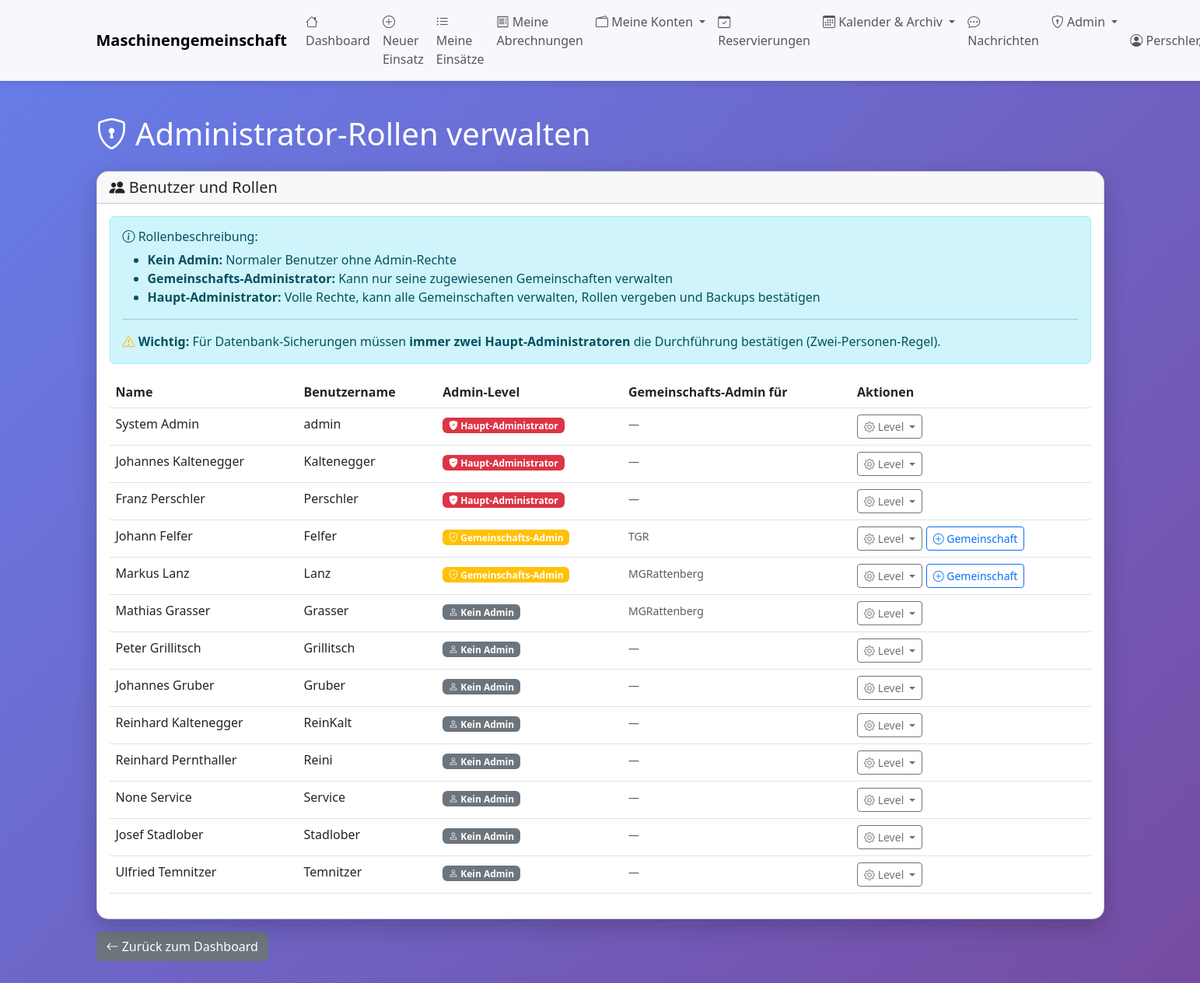
The page /admin/rollen (signed in) on the database its author committed.
### tables this page shows
CREATE TABLE benutzer (
    id INTEGER PRIMARY KEY AUTOINCREMENT,
    name TEXT NOT NULL,
    vorname TEXT,
    username TEXT UNIQUE,
    password_hash TEXT,
    adresse TEXT,
    telefon TEXT,
    email TEXT,
    mitglied_seit DATE,
    aktiv BOOLEAN DEFAULT 1,
    bemerkungen TEXT
, is_admin BOOLEAN DEFAULT 0, treibstoffkosten_preis REAL DEFAULT 1.50, backup_schwellwert INTEGER DEFAULT 50, letzter_treibstoffpreis REAL, admin_level INTEGER DEFAULT 0);

### web_app.py (the view)
@app.route('/admin/rollen')
@hauptadmin_required
def admin_rollen():
    with MaschinenDBContext(DB_PATH) as db:
        cursor = db.connection.cursor()
        cursor.execute("""
            SELECT b.id, b.name, b.vorname, b.username,
                   b.admin_level, b.is_admin,
                   GROUP_CONCAT(g.name, ', ') as gemeinschaften
            FROM benutzer b
            LEFT JOIN gemeinschafts_admin ga ON b.id = ga.benutzer_id
            LEFT JOIN gemeinschaften g ON ga.gemeinschaft_id = g.id
            WHERE b.aktiv = 1
            GROUP BY b.id, b.name, b.vorname, b.username, b.admin_level, b.is_admin
            ORDER BY b.admin_level DESC, b.name
        """)
        columns = [desc[0] for desc in cursor.description]
        benutzer = [dict(zip(columns, row)) for row in cursor.fetchall()]
        cursor.execute("SELECT * FROM gemeinschaften WHERE aktiv = 1 ORDER BY name")
        columns = [desc[0] for desc in cursor.description]
        gemeinschaften = [dict(zip(columns, row)) for row in cursor.fetchall()]
    return render_template('admin_rollen.html',
                         benutzer=benutzer,
                         gemeinschaften=gemeinschaften)

### database.py (called while the page is built)
    def connect(self):
        self.connection = sqlite3.connect(self.db_path)
        self.connection.row_factory = sqlite3.Row
        self.cursor = self.connection.cursor()

    def close(self):
        if self.connection:
            self.connection.close()

    def __enter__(self):
        self.connect()
        return self

    def __exit__(self, exc_type, exc_val, exc_tb):
        if exc_type is None:
            self.connection.commit()
        else:
            self.connection.rollback()
        self.close()
        return False

### web_app.py (called while the page is built)
def hauptadmin_required(f):
    @wraps(f)
    def decorated_function(*args, **kwargs):
        if 'benutzer_id' not in session:
            flash('Bitte melden Sie sich an.', 'warning')
            return redirect(url_for('login'))
        if not session.get('is_admin'):
            flash('Zugriff verweigert. Administrator-Rechte erforderlich.', 'danger')
            return redirect(url_for('dashboard'))
        if session.get('admin_level', 0) < 2:
            flash('Zugriff verweigert. Haupt-Administrator-Rechte erforderlich.', 'danger')
            return redirect(url_for('dashboard'))
        return f(*args, **kwargs)
    return decorated_function

### templates/admin_rollen.html (shortened to what this page needs)
{% extends "base.html" %}
{% block content %}
<div class="row mt-4">
    <div class="col-12">
        <h1 class="text-white mb-4">
            <i class="bi bi-shield-lock"></i> Administrator-Rollen verwalten
        </h1>
    </div>
</div>
<div class="row">
    <div class="col-12">
        <div class="card">
            <div class="card-header">
                <h5 class="mb-0">
                    <i class="bi bi-people-fill"></i> Benutzer und Rollen
                </h5>
            </div>
            <div class="card-body">
                <div class="alert alert-info">
                    <h6><i class="bi bi-info-circle"></i> Rollenbeschreibung:</h6>
                    <ul class="mb-0">
                        <li><strong>Kein Admin:</strong> Normaler Benutzer ohne Admin-Rechte</li>
                        <li><strong>Gemeinschafts-Administrator:</strong> Kann nur seine zugewiesenen Gemeinschaften verwalten</li>
                        <li><strong>Haupt-Administrator:</strong> Volle Rechte, kann alle Gemeinschaften verwalten, Rollen vergeben und Backups bestätigen</li>
                    </ul>
                    <hr>
                    <p class="mb-0">
                        <i class="bi bi-exclamation-triangle text-warning"></i>
                        <strong>Wichtig:</strong> Für Datenbank-Sicherungen müssen <strong>immer zwei Haupt-Administratoren</strong> die Durchführung bestätigen (Zwei-Personen-Regel).
                    </p>
                </div>
                <div class="table-responsive">
                    <table class="table table-hover">
                        <thead>
                            <tr>
                                <th>Name</th>
                                <th>Benutzername</th>
                                <th>Admin-Level</th>
                                <th>Gemeinschafts-Admin für</th>
                                <th>Aktionen</th>
                            </tr>
                        </thead>
                        <tbody>
                            {% for user in benutzer %}
                            <tr>
                                <td>{{ user.vorname }} {{ user.name }}</td>
                                <td>{{ user.username }}</td>
                                <td>
                                    {% if user.admin_level == 2 %}
                                        <span class="badge bg-danger">
                                            <i class="bi bi-shield-fill-check"></i> Haupt-Administrator
                                        </span>
                                    {% elif user.admin_level == 1 %}
                                        <span class="badge bg-warning">
                                            <i class="bi bi-shield-check"></i> Gemeinschafts-Admin
                                        </span>
                                    {% else %}
                                        <span class="badge bg-secondary">
                                            <i class="bi bi-person"></i> Kein Admin
                                        </span>
                                    {% endif %}
                                </td>
                                <td>
                                    {% if user.gemeinschaften %}
                                        <small class="text-muted">{{ user.gemeinschaften }}</small>
                                    {% else %}
                                        <small class="text-muted">—</small>
                                    {% endif %}
                                </td>
                                <td>
                                    <div class="btn-group btn-group-sm" role="group">
                                        <button type="button" class="btn btn-outline-secondary dropdown-toggle"
                                                data-bs-toggle="dropdown" aria-expanded="false">
                                            <i class="bi bi-gear"></i> Level
                                        </button>
                                    </div>
                                    {% if user.admin_level == 1 %}
                                    <button type="button" class="btn btn-sm btn-outline-primary"
                                            data-bs-toggle="modal"
                                            data-bs-target="#gemeinschaftModal{{ user.id }}">
                                        <i class="bi bi-plus-circle"></i> Gemeinschaft
                                    </button>
                                    {% endif %}
                                </td>
                            </tr>
                            {% endfor %}
                        </tbody>
                    </table>
                </div>
            </div>
        </div>
    </div>
</div>
<div class="row mt-3 mb-5">
    <div class="col-12">
        <a href="{{ url_for('admin_dashboard') }}" class="btn btn-secondary">
            <i class="bi bi-arrow-left"></i> Zurück zum Dashboard
        </a>
    </div>
</div>
{% endblock %}

### templates/base.html (style rules this page uses)
body { min-height: 100vh; background: linear-gradient(135deg, #667eea 0%, #764ba2 100%); }
.card { border-radius: 15px; box-shadow: 0 10px 30px rgba(0,0,0,0.2); }

### rows shown on the page
benutzer: vorname "System", name "Admin", username "admin", admin_level 2 (drawn)
benutzer: vorname "Johannes", name "Kaltenegger", username "Kaltenegger", admin_level 2 (drawn)
benutzer: vorname "Franz", name "Perschler", username "Perschler", admin_level 2 (drawn)
benutzer: vorname "Johann", name "Felfer", username "Felfer", admin_level 1 (drawn), gemeinschaften "TGR"
benutzer: vorname "Markus", name "Lanz", username "Lanz", admin_level 1 (drawn), gemeinschaften "MGRattenberg"
benutzer: vorname "Mathias", name "Grasser", username "Grasser", admin_level 0 (drawn), gemeinschaften "MGRattenberg"
benutzer: vorname "Peter", name "Grillitsch", username "Grillitsch", admin_level 0 (drawn)
benutzer: vorname "Johannes", name "Gruber", username "Gruber", admin_level 0 (drawn)
benutzer: vorname "Reinhard", name "Kaltenegger", username "ReinKalt", admin_level 0 (drawn)
benutzer: vorname "Reinhard", name "Pernthaller", username "Reini", admin_level 0 (drawn)
benutzer: vorname "None", name "Service", username "Service", admin_level 0 (drawn)
benutzer: vorname "Josef", name "Stadlober", username "Stadlober", admin_level 0 (drawn)
benutzer: vorname "Ulfried", name "Temnitzer", username "Temnitzer", admin_level 0 (drawn)
